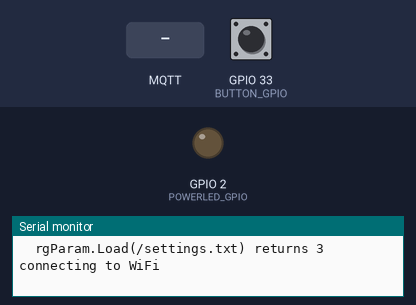
Simulated run of this sketch. Board: ESP32. Parts: output pins drawn as LEDs (lit = HIGH), the last lines printed to the serial monitor. The test bench sets the inputs (shaded band); at power-on: GPIO 33 (BUTTON_GPIO) HIGH. WiFi joins after 1.5 s; servers stay silent unless stated; storage starts empty; no MQTT or app messages arrive unless stated.

Above: at 7.7 s.
7.8 s: MQTT message "1" arrives on the first subscribed topic
At 9.2 s:
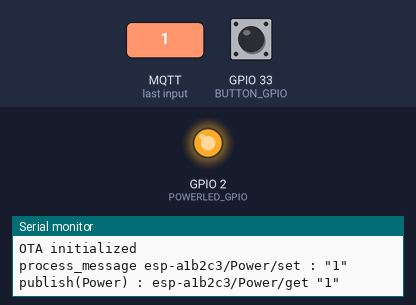
9.6 s: MQTT message "0" arrives on the first subscribed topic
At 11.0 s:
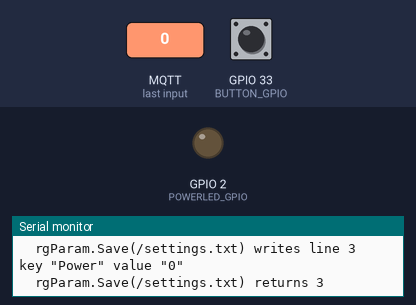
Timing chart, 0 to 12.6 s (numbered marks = the images above; inputs shaded):
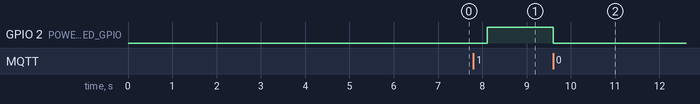

Measured:
- after the input at 7.8 s, GPIO 2 (POWERLED_GPIO): LOW → HIGH after 0.31 s
- after the input at 9.6 s, GPIO 2 (POWERLED_GPIO): HIGH → LOW at once

The sketch:

MQTTTest.ino
```cpp
// MQTTTest.ino - MQTT client example example
// this program uses the arduino-mqtt library by Joël Gähwiler, which is installed in Projects/ESP/libraries/MQTT
// (install it with the Arduino IDE Library manager)
// https://github.com/256dpi/arduino-mqtt
// 2026-04-03

/* Best Practices for Designing MQTT Message Topics
    1) Omit Leading Forward Slash in Topics: Avoid using a leading forward slash
        in MQTT topics as it adds an unnecessary top-level topic and can cause confusion.
    2) No Spaces in MQTT Topics: Spaces can complicate readability and debugging.
        Use continuous strings without spaces or unusual characters to enhance clarity.
    3) Short and Concise Topics: Keep MQTT topics brief to reduce network load
        and resource usage, vital for devices with limited resources.
    4) Use ASCII Characters Only: Stick to ASCII characters in MQTT topics for consistency
        and to avoid issues with non-ASCII characters that may display incorrectly.
    5) Include Unique Identifiers in Topics: Embed a unique identifier or client ID
        in the topic for better message tracking and control over publishing permissions.
*/

/*  Build commands:
        cd $HOME/Projects/ESP/sketches
        compile and upload via USB:	$HOME/Projects/ESP/sketches/bwacli.sh MQTTTest -u ttyUSB0

    Test commands:
    	terminal #1: mosquitto_sub -h nodex.local -u demo -P demo -v -t esp04/Button/get

	    terminal #2:
        turn on POWERLED_GPIO:
            mosquitto_pub -h nodex.local -u demo -P demo -t esp04/Power/set -m 1
        turn off POWERLED_GPIO:
            mosquitto_pub -h nodex.local -u demo -P demo -t esp04/Power/set -m 0
*/

#include <Arduino.h>
#include <WiFi.h>
#include <MQTT.h>

// 0=debug off, 1=output to Serial, 2=output to serial UART1()
#define DEBUG_ON 1
// 0=trace off, 1=output to Serial, 2=output to serial UART1()
#define TRACE_ON 0
#include <rgDebug.h>

#include "MQTTTest.h"

#ifdef OTA_ENABLED
#include <rgOTA.h>
#define InterruptDelay OTADelay // call OTA.OTADelay() instead of InterruptDelay()
bool Ota_initialized=false;
#endif

#include <rgParam.h>
rgParam FPar_obj;

#include <Pushbutton.h> // Debounce library by Pololu, install it with the IDE Tools/Manage libraries
Pushbutton Button_obj(BUTTON_GPIO);

WiFiClient WifiClient_obj;

// The maximum size for packets being published and received is set by default to 128 bytes.
// The receiving of messages is constrained by the read buffer, which may be increased if necessary.
// To change the read buffer size, you need to use MQTTClient MqttClient_obj(256) or MQTTClient MqttClient_obj(256, 128)
// (128 bytes is enough for the write buffer because the message payload is sent directly during publishing)
MQTTClient MqttClient_obj(128);

// Full topic format is like "client_id/topic/get" or "client_id/topic/set". No leading slash.
const int FULLTOPIC_LEN=30;
// The max payload length is 76 in this example, see get_info_payload()
const int PAYLOAD_LEN=76;

// contents of the latest received message, set by onMsg()
// if the next message arrives before the processing of this data is complete
// then this data will be overwritten by the next message,
// Solution: onMsg() should store the data in a queue of Mqtt_Message structures
static struct Mqtt_Message {
	bool available=false;           // a new message is available
	char fulltopic[FULLTOPIC_LEN+1];// a null-terminated c-string
	char payload[PAYLOAD_LEN+1];    // a null-terminated c-string
} Msg;

// Topics are named from the MQTT broker's perspective, their names are case-sensitive
// Topics names are made of 3 words separated by 2 '/' : prefix / topic_name / suffix
//      MqttClid is the prefix, and the suffix is "get" or "set"
// * we subscribe to the "set" topics, and we execute the corresponding commands upon receiving a message from Home Assistant (HA)
// * we publish to the "get" topics when our internal state changes, HA subscribes to these topics and processes them
// In this example, the following topics control the state of a fictional equipment controlled by the ESP32 device :
// Subscribed topics - function connect() makes the subscriptions:
//      "MqttClid/Power/set"			HA turns power on/off ('1'=on, '0'=off) of the controlled equipment
//      "MqttClid/Temp/set" 	        HA sets the temperature on the thermostat of the controlled equipment
// Published topics:
//      "MqttClid/Online/get"			HA reads our birth message/last will testament during MqttClient_obj.connect() (1=online, 0=offline)
//      "MqttClid/Power/get"			HA reads power state of the controlled equipment
//      "MqttClid/Temp/get" 	        HA reads the temperature set on the thermostat of the controlled equipment
//      "MqttClid/Button/get"           HA reads the push button ('1'=closed, '0'=open)
//      "MqttClid/Info/get"			    HA reads our status and misc information

// Device state storage
struct DeviceState {
    // MQTT-related
	unsigned int Power=0; 	// 0=off, 1=on
	unsigned int Temp=0;
	unsigned int Button=0;
    bool Changed=false; // true=update settings file

    // Non-MQTT related
    char Hostname[11]; // 10 chars + \0
    char MqttClid[11]; // 10 chars + \0
    IPAddress LocalIp=INADDR_NONE;
} State;

void setup() {
    Serial.begin(921600);
    while (!Serial);
#if DEBUG_ON
	dbprint('\n'); for (uint8_t idx=0; idx<13; idx++) { dbprint((char)('A'+idx)); delay(500); }
#endif
	dbprintf("\n\n%s %s\n", APP_NAME, APP_VERSION);

    pinMode(POWERLED_GPIO, OUTPUT);
	digitalWrite(POWERLED_GPIO, LOW);
	pinMode(BUTTON_GPIO, INPUT_PULLUP);

    // Read the latest settings from file
    // Init() expects these args: format_fs_if_failed, max_len_path, max_len_key, max_len_value, max_records
    const char SETTINGS_FILE[]="settings.txt"; // move to setup()
    if (FPar_obj.Init(SETTINGS_FILE, 1, 12, 8, 8, 3) == 0) {
        FPar_obj.SetSeparator('=');
        if (FPar_obj.Load() == -1) {
            dbprintln("settings file not found, write default values");
            FPar_obj.SetKeyInt("Power", 0);
            FPar_obj.SetKeyInt("Temp", 20);
            FPar_obj.SetKeyInt("Button", 0);
            if (FPar_obj.Save() < 0) {
                EndProgram("write settings file error", false);
            }
        }
        if (FPar_obj.Load() < 0) {
            EndProgram("read settings file error", false);
        }
        FPar_obj.GetKeyInt("Power", &State.Power);
        FPar_obj.GetKeyInt("Temp", &State.Temp);
        FPar_obj.GetKeyInt("Button", &State.Button);
    }
    else {
        EndProgram("open settings file error", false);
    }

    // initialize the device hardware with the values read in the settings file
    // in this example we just need to set the power of the controlled equipment
    // but in a more realistic implementation we should also set the thermostat of the controlled equipment
    digitalWrite(POWERLED_GPIO, State.Power);

    MqttClient_obj.onMessageAdvanced(onMsg);
    MqttClient_obj.begin(MQTT_HOST, WifiClient_obj); // public.cloud.shiftr.io for testing
}

void loop() {
    bool connected = WiFi.status() == WL_CONNECTED && MqttClient_obj.connected();

    if (!connected) {
        connected=connect();
        if (connected) {
            publish_device_state();
#ifdef OTA_ENABLED
            if (!Ota_initialized) { // no need to redo ota initialization after reconnecting wifi
                OTASetup(State.Hostname, OTA_PASSWORD_SHA256);
                dbprintln("OTA initialized");
                Ota_initialized=true;
            }
#endif
        }
    }
    if (connected) {
        // check if the momentary push button has been pressed and released
		if (Button_obj.getSingleDebouncedRelease()) {
			State.Button = !State.Button; // toggle the button state
            State.Changed=true;
			publish("Button", State.Button);
		}

        MqttClient_obj.loop();

        if (Msg.available) {
            process_message();
            Msg.available=false;
        }

        // persist the device state into the settings file
        // update the settings file not faster than once every 10 seconds (Flash memory life = 10.000 writes)
        static unsigned long Last_file_update=0;
        if (State.Changed && millis()-Last_file_update>=10000) {
            FPar_obj.SetKeyInt("Power", State.Power);
            FPar_obj.SetKeyInt("Temp", State.Temp);
            FPar_obj.SetKeyInt("Button", State.Button);
            if (FPar_obj.Save() < 0) {
                EndProgram("write settings file error", false);
            }
            State.Changed=false;
            Last_file_update=millis();
        }
        // if OTA_ENABLED then OTA.OTADelay() will be called instead,
        // and it will call ArduinoOTA.handle(), which is required for OTA.
        // * make sure to call this function periodically in function loop(),
        // * if you don't need any delay in your loop() call it anyway with  millisec_lng = 0
        InterruptDelay(0);
    }
    else
        InterruptDelay(5000);
}

void subscribe_all(void) {
    // add subscriptions here
    subscribe("Power");
    subscribe("Temp");
}

void process_message(void) {
    dbprintf("process_message %s : \"%s\"\n", Msg.fulltopic, Msg.payload);
    const char *topic_name = nullptr;
    const char *topic_suffix = nullptr;
    if (parse_topic(&topic_name, &topic_suffix)) {
        if (strcmp(topic_name, "Power") == 0) {
            if (strcmp(topic_suffix, "set") == 0) {
                State.Power = atoi(Msg.payload);
                State.Changed = true;
                publish("Power", State.Power);
                // set the power of the controlled equipment accordingly
                digitalWrite(POWERLED_GPIO, State.Power);
            }
        }
        else if (strcmp(topic_name, "Temp") == 0) {
            if (strcmp(topic_suffix, "set") == 0) {
                State.Temp = atoi(Msg.payload);
                State.Changed = true;
                publish("Temp", State.Temp);
                // set the temperature of the thermostat on the controlled equipment accordingly (not implemented in this example)
            }
        }
     }
    else {
        dbprintf("process_message() failed: invalid topic %s\n", Msg.fulltopic);
    }
}

bool publish_device_state(void) {
	trprintln(__func__);
	bool retval=false;
	retval  = publish("Power", State.Power);
	retval &= publish("Temp", State.Temp);
	retval &= publish("Button", State.Button);
	retval &= publish("Info", get_info_payload());
	return retval;
}

// compose a json digest of the device state
// {
//   "app_name": "MQTTTest",
//   "app_version": "v1.4.0",
//   "ip": "192.168.2.164"
// }
char *get_info_payload(void) {
	trprintln(__func__);
	static char json_buffer[PAYLOAD_LEN+1];
	snprintf(json_buffer, PAYLOAD_LEN,
		"{\"app_name\":\"%s\",\"app_version\":\"%s\",\"ip\":\"%s\"}",
		APP_NAME, APP_VERSION, State.LocalIp.toString().c_str()
	);
	return json_buffer; // 76 characters max : {"app_name":"123456789abc","app_version":"v12.34.56","ip":"192.168.111.222"}
}

// DO NOT CHANGE ANYTHING AFTER THIS LINE -------------------------------------

static char Full_Topic_Buffer[FULLTOPIC_LEN+1]; // used by publish() and subscribe()

// Compute the full name of given topic into Full_Topic_Buffer[]
char *get_full_topic_name(const char* topic_name, const char *suffix) {
    snprintf(Full_Topic_Buffer, FULLTOPIC_LEN+1, "%s/%s/%s", State.MqttClid, topic_name, suffix);
    return Full_Topic_Buffer;
}

// Connect to WiFi if not already done, connect to the MQTT broker and subscribe to topics
// Return value: true=fully connected to WiFi and MQTT broker
bool connect() {
    bool retval=false;
    if (WiFi.status() != WL_CONNECTED) {
        dbprintf("connecting to WiFi %s\n", WIFI_SSID);
        WiFi.begin(WIFI_SSID, WIFI_PASSWD);
        // it takes up to 2s to have a valid WiFi.status()
        WiFi.waitForConnectResult(5000);
    }
    if (WiFi.status() == WL_CONNECTED) {
        // generate a unique hostname from the wifi adapter mac address
        // A hostname can only include ASCII letters (a-z, A-Z), digits (0-9), and hyphens (-).
        // It must not start or end with a hyphen and cannot contain spaces or special characters like underscores
        byte mac_address[6];
        WiFi.macAddress(mac_address);
        sprintf(State.Hostname, "esp-%02x%02x%02x", mac_address[3], mac_address[4], mac_address[5]);
        WiFi.setHostname(State.Hostname);

        // use the hostname as the client ID for MQTT
        // this is not mandatory, you could use any other unique name
        strncpy(State.MqttClid, State.Hostname, sizeof(State.MqttClid));

        State.LocalIp=WiFi.localIP();
        dbprintf("%s connected %s\n", State.Hostname, State.LocalIp.toString().c_str());

        if (!MqttClient_obj.connected()) {
            // set our will message (last testament) that gets registered on the broker after connecting
            // if broker connection is lost, broker will auto-publish this message after 10 seconds
            // and Home Assistant will be notified (see device configuration file config_mqtt_dev_esp-dafde8.yaml)
            MqttClient_obj.setWill(get_full_topic_name("Online", "get"), "0", false, 1); // "0"=offline, false=do not retain, qos=1
            // connect to the MQTT broker
            if (MqttClient_obj.connect(State.MqttClid, MQTT_USER, MQTT_PASSWD)) {
                dbprintf("%s connected to MQTT broker %s with client ID %s\n", State.Hostname, MQTT_HOST, State.MqttClid);
                publish("Online", "1"); // tell Home Assistant we are online now
                subscribe_all();
                retval=true;
            }
            else
                dbprintf("connection to MQTT broker %s failed\n", MQTT_HOST);
        }
    }
    else
        dbprintf("connection to WiFi SSID %s failed\n", WIFI_SSID);

    return retval;
}

// publish given payload c-string to given topic on the mqtt broker
// topic_name is the name of the topic, eg "Power", "Switch" ...
// payload is a null terminated c-string
// publish with QoS 1 (guaranteed delivery but may have duplicates), and retain message
bool publish(const char* topic_name, const char* payload) {
    bool retval=false;
    get_full_topic_name(topic_name, "get");
    dbprintf("publish(%s) : %s \"%s\"\n", topic_name, Full_Topic_Buffer, payload);
    retval = MqttClient_obj.publish(Full_Topic_Buffer, payload, true, 1); // retain=true, qos=1
    if (!retval)
        dbprintf("publish(%s) failed\n", topic_name);
	return retval;
}

// overload of above method for integer payloads
bool publish(const char* topic_name, int payload) {
    char payload_str[12];
    snprintf(payload_str, sizeof(payload_str), "%d", payload);
    return publish(topic_name, payload_str);
}

bool subscribe(const char *topic_name) {
    bool retval=false;
    get_full_topic_name(topic_name, "set");
    dbprintf("subscribe(%s) : %s\n", topic_name, Full_Topic_Buffer);
    retval = MqttClient_obj.subscribe(Full_Topic_Buffer);
    if (!retval)
        dbprintf("subscribe(%s) failed\n", topic_name);
    return retval;
}

// parse the full topic of the received message
// return value: true=ok, false=Msg.fulltopic does not match the expected prefix/topic_name/suffix format
bool parse_topic(const char **topic_name_out, const char **suffix_out) {
    bool retval=false;
    if (Msg.fulltopic[0] != '/') {
        char *topic_name=nullptr;
        char *suffix=nullptr;
        memset(Full_Topic_Buffer, '\0', sizeof(Full_Topic_Buffer));
        strncpy(Full_Topic_Buffer, Msg.fulltopic, sizeof(Full_Topic_Buffer));
        char *slash_ptr = strchr(Full_Topic_Buffer, '/');
        if (slash_ptr) {
            topic_name=slash_ptr+1;
            slash_ptr = strchr(topic_name, '/');
            if (slash_ptr) {
                *slash_ptr='\0'; // terminate topic_name
                suffix=slash_ptr+1;
                retval=true;

                *topic_name_out=topic_name;
                *suffix_out=suffix;
            }
        }
    }
    return retval;
}

// reset MCU or hold program in infinite loop after fatal error
void EndProgram(const char *error_message, bool reset) {
	if (error_message)
		dbprintln(error_message);
	if (reset) {
        dbprintln("Reset");
		ESP.restart();
		// this point is never reached
	}
	else {
		const int HALTED_DELAY=60000; // ms
		while (1) {
			dbprintln("Program halted");
			if (BUILTIN_LED) {
				for (uint8_t idx=0; idx<3; idx++) {
					digitalWrite(BUILTIN_LED, HIGH);
					delay(2000);
					digitalWrite(BUILTIN_LED, LOW);
					delay(2000);
				}
			}
			else
				delay(HALTED_DELAY*1000);
		}
	}
}

// Note: Do not use the client in the callback to publish, subscribe or
// unsubscribe as it may cause deadlocks when other things arrive while
// sending and receiving acknowledgments. Instead, change a global variable,
// or push to a queue and handle it in the loop after calling `MqttClient_obj.loop()`.
// topics larger than FULLTOPIC_LEN or payloads larger than PAYLOAD_LEN will be truncated when copied to Msg
void onMsg(MQTTClient *client, char fulltopic[], char payload[], int length) {
    if (Msg.available) {
		// this message arrived before the processing of the previous one is complete
		dbprintf("Message collision: %s : discarded\n", fulltopic);
	}
	else {
		// copy payload to Msg.payload and make it a c-string
		memset(Msg.payload, '\0', sizeof(Msg.payload));
		memcpy(Msg.payload, payload, length<sizeof(Msg.payload)?length:sizeof(Msg.payload)-1);
        // copy fulltopic to Msg.fulltopic
		strncpy(Msg.fulltopic, fulltopic, sizeof(Msg.fulltopic));
		// a new message is available
		Msg.available=true;
	}
}

// if OTA_ENABLED then OTA.OTADelay() will be called instead,
// and it will call ArduinoOTA.handle(), which is required for OTA.
// * make sure to call this function periodically in function loop(),
// * if you don't need any delay in your loop() call it anyway with  millisec_lng = 0
#ifndef OTA_ENABLED
// same as delay(), blocking but interruption friendly
void InterruptDelay(unsigned long millisec_lng) {
    if (millisec_lng) {
        unsigned long start_millis=millis();
        while (millis()-start_millis < millisec_lng)
            yield(); // required for ESP8266, NOP for other SOCs
    }
}
#endif
```

Source omitted: MQTTTest.h (1059 bytes)
